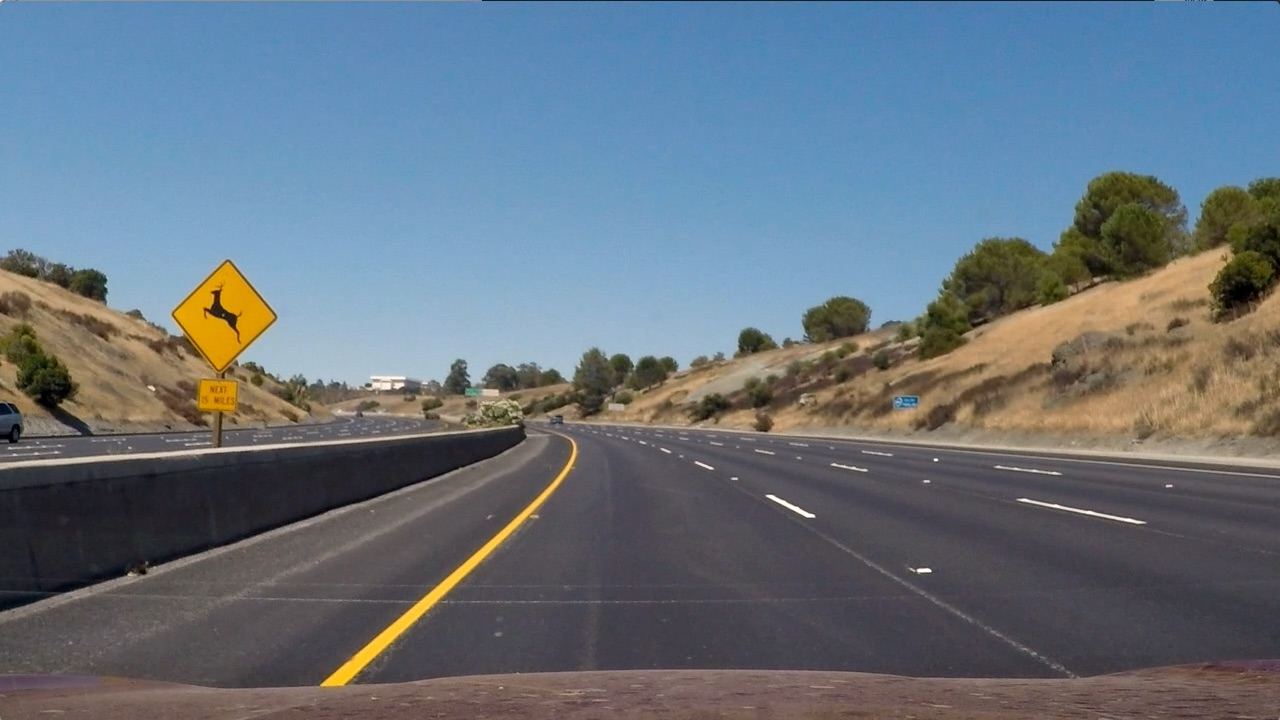
#> input picture test_images/test2.jpg, 1280 x 720 px, given in place of bbox-example-image.jpg, which was not available
$ jupyter execute --allow-errors 'Object Detection.ipynb'   (shell and % lines are left out)   (older library calls are emulated)   (text cells are left out)
#> lines starting #> are read from the running program, lines starting #| are printed output that depends on the picture; after the words box and inside, x2 and y2 are one past the last pixel; in counts of white or black regions, pixels touching at a corner belong together; pictures that were not available may be replaced by others from this repository, and a replacement may not be noted
[cell 1]
import numpy as np
import cv2
import matplotlib.pyplot as plt
import matplotlib.image as mpimg

[cell 2]
def draw_boxes(img, bboxes, color=(0,0,255), thick=6):
    #make a copy of image
    draw_img = np.copy(img)
    #iterate through bounding boxes
    for bbox in bboxes:
        #draw rectangles
        cv2.rectangle(draw_img, bbox[0], bbox[1], color, thick)
    return draw_img

[cell 3]
# Add bounding boxes in this format, these are just example coordinates.
bboxes = [((275, 575), (380, 500)), ((480, 570), (550, 510)),
            ((550, 550), (585, 510)), ((600, 560), (650, 535)),
            ((660, 550), (690, 525)), ((850, 675), (1130, 510))]

[cell 4]
# Test formula output
image = mpimg.imread('./images/bbox-example-image.jpg')
#> image is the input picture: shape (720, 1280, 3); mean R, G, B 102.8, 114.6, 125.5
result = draw_boxes(image, bboxes)
#> after the loop in draw_boxes, `for bbox in bboxes:`:
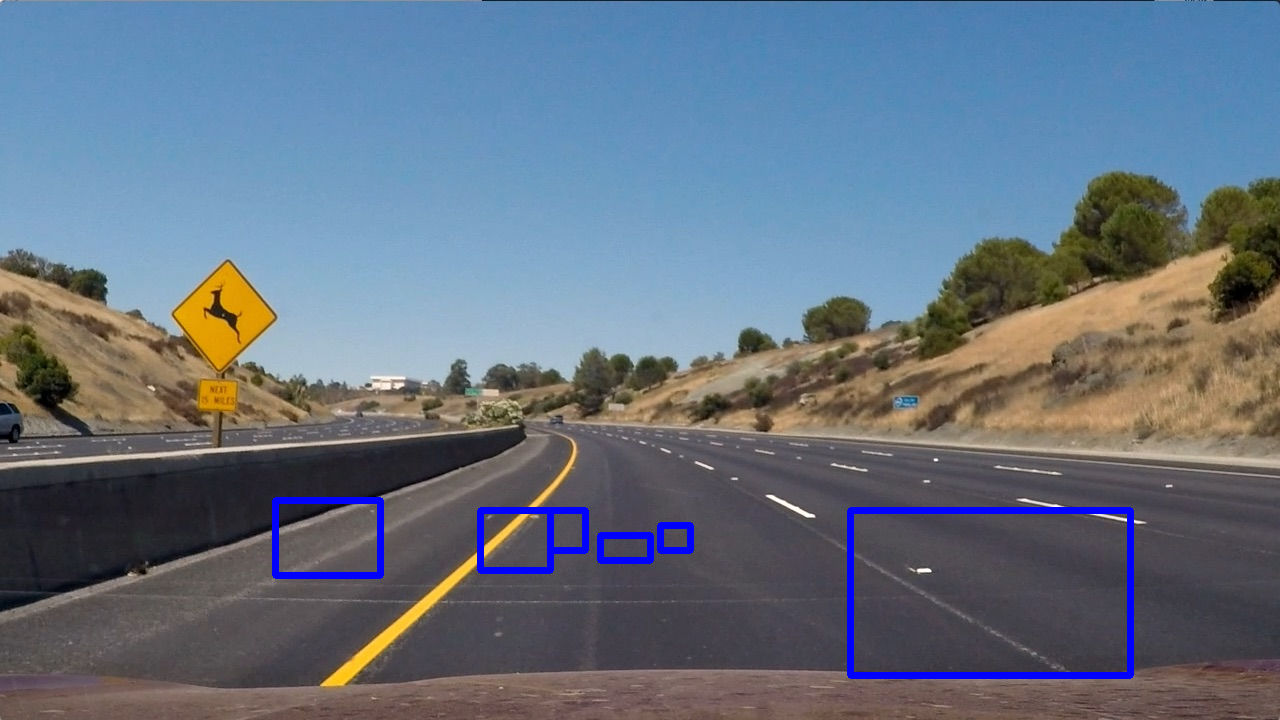
#> draw_img: shape (720, 1280, 3); 1.41% of pixels changed, all inside (x1, y1, x2, y2) = (272, 497, 1134, 679)
plt.imshow(result)
plt.show()

[cell 5]
import numpy as np
import cv2
import matplotlib.pyplot as plt
import matplotlib.image as mpimg
import os

[cell 6]
def find_matches(img, template_list):
    #make copy of image to draw on
    #define an empty list to take bbox coordinates
    bbox_list = []
    for template in template_list:
        tmp = mpimg.imread(os.path.join('./images/', template))
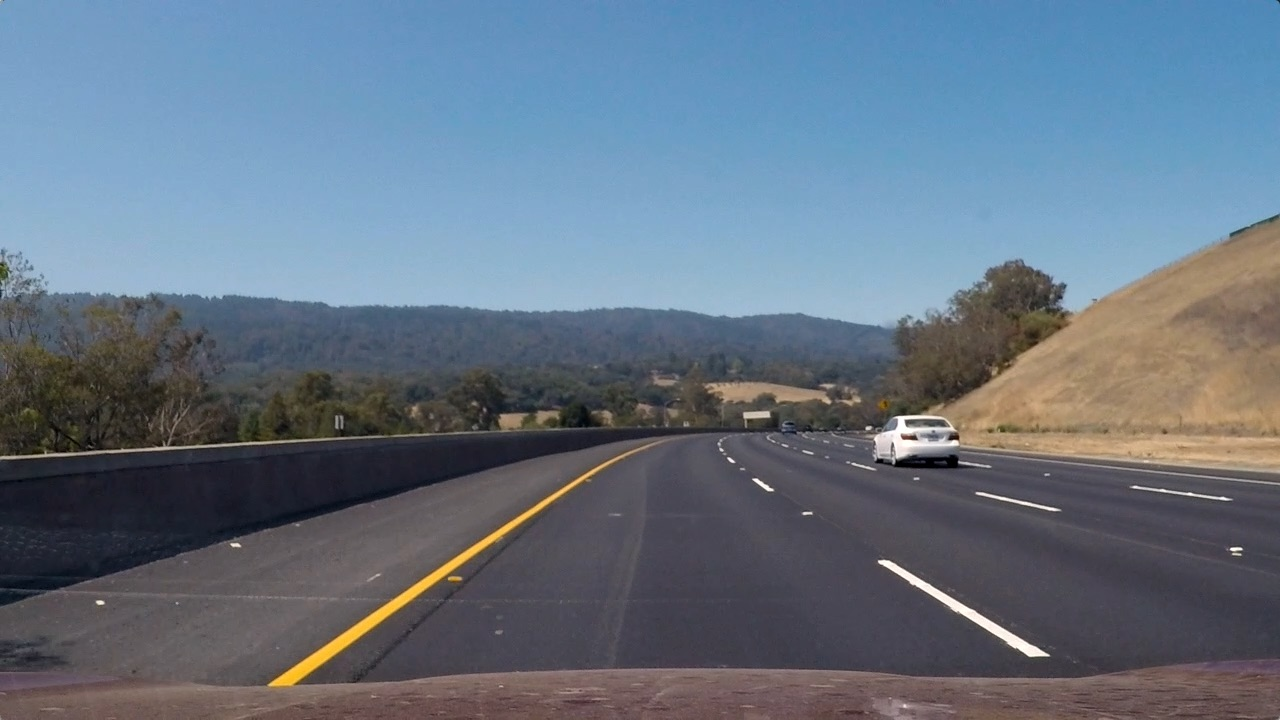
#> input picture test_images/test3.jpg, 1280 x 720 px, given in place of cutout1.jpg, which was not available
#> tmp is the input picture: shape (720, 1280, 3); mean R, G, B 101.1, 115.3, 130.7
        w, h = tmp.shape[1], tmp.shape[0]
#> w = 1280; h = 720
        res = cv2.matchTemplate(img, tmp, cv2.TM_CCOEFF)
#> res = [4.29e+09]
        min_val, max_val, min_loc, max_loc = cv2.minMaxLoc(res)
#> min_val = 4.29e+09; max_val = 4.29e+09; min_loc = (0, 0); max_loc = (0, 0)
        top_left = max_loc
#> top_left = (0, 0)
        bottom_rt = (top_left[0] + w, top_left[1] + h)
#> bottom_rt = (1280, 720)
        bbox_list.append((top_left, bottom_rt))
    return bbox_list

[cell 7]
image = mpimg.imread('./images/bbox-example-image.jpg')
#image = mpimg.imread('temp-matching-example-2.jpg')
templist = ['cutout1.jpg', 'cutout2.jpg', 'cutout3.jpg',
            'cutout4.jpg', 'cutout5.jpg', 'cutout6.jpg']

#> (a cell that did not finish here is left out)

[cell 9]
import cv2
import matplotlib.image as mpimg
import matplotlib.pyplot as plt
import numpy as np

[cell 10]
image = mpimg.imread('./images/cutout1.jpg')
plt.imshow(image)

[cell 11]
rhist = np.histogram(image[:,:,0], bins=32, range=(0, 256))
ghist = np.histogram(image[:,:,1], bins=32, range=(0, 256))
bhist = np.histogram(image[:,:,2], bins=32, range=(0, 256))

[cell 12]
bin_edges = rhist[1]
#> bin_edges = 33 values from 0 to 256
bin_centers = (bin_edges[1:] + bin_edges[0:len(bin_edges)-1])/2
#> bin_centers = 32 values from 4 to 252

[cell 13]
fig = plt.figure(figsize=(16,5))
plt.subplot(131)
plt.bar(bin_centers, rhist[0])
plt.xlim(0, 256)
plt.title('R Histogram')
plt.subplot(132)
plt.bar(bin_centers, ghist[0])
plt.xlim(0, 256)
plt.title('G Histogram')
plt.subplot(133)
plt.bar(bin_centers, bhist[0])
plt.xlim(0, 256)
plt.title('B Histogram')
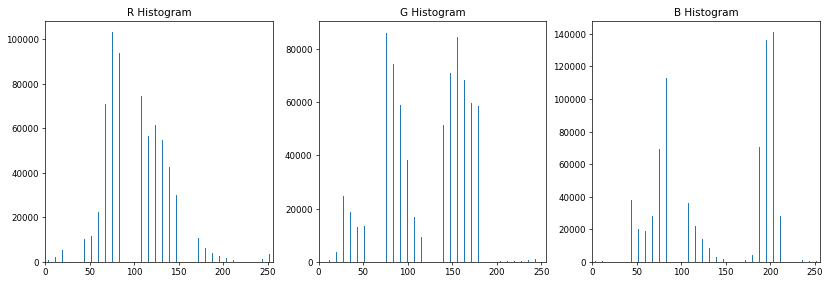
#> figure drawn by matplotlib, 3 panels; panel 1: tallest bar 103111 high, from x = 75.6 to 76.4; panel 2: tallest bar 86338 high, from x = 67.6 to 68.4; panel 3: tallest bar 140896 high, from x = 203.6 to 204.4

[cell 14]
fig = plt.figure(figsize=(16, 6))
plt.subplot(111)
plt.bar(bin_centers, rhist[0])
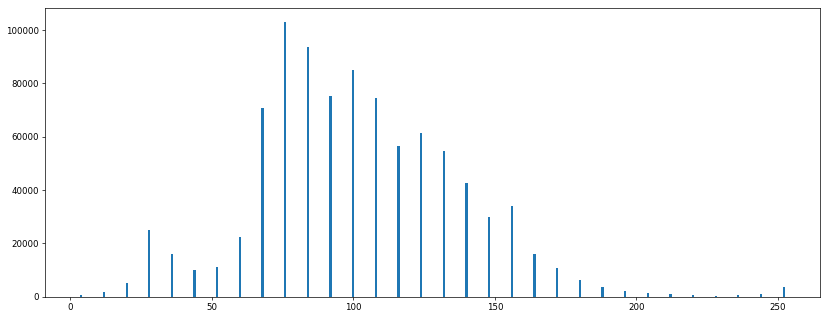
#> figure drawn by matplotlib, 1 panel; tallest bar 103111 high, from x = 75.6 to 76.4

[cell 15]
hist_features = np.concatenate((rhist[0], ghist[0], bhist[0]))
#> hist_features = 96 values, max 140896 at index 89, min 252 at index 58, mean 28800

[cell 16]
# Define a function to compute color histogram features
def color_hist(img, nbins=32, bins_range=(0, 256)):
    # Compute the histogram of the RGB channels separately
#> called with nbins = 32, bins_range = (0, 256)
    rhist = np.histogram(img[:,:,0], bins=nbins, range=bins_range)
    ghist = np.histogram(img[:,:,1], bins=nbins, range=bins_range)
    bhist = np.histogram(img[:,:,2], bins=nbins, range=bins_range)
    # Generating bin centers
    edges = rhist[1]
#> edges = 33 values from 0 to 256
    bin_centers = ((edges[1:] + edges[0:-1])/2)
#> bin_centers = 32 values from 4 to 252
    # Concatenate the histograms into a single feature vector
    hist_features = np.concatenate((rhist[0], ghist[0], bhist[0]))
    # Return the individual histograms, bin_centers and feature vector
    return rhist, ghist, bhist, bin_centers, hist_features

rh, gh, bh, bincen, feature_vec = color_hist(image, nbins=32, bins_range=(0, 256))
#> bincen = 32 values from 4 to 252; feature_vec has the same summary as hist_features

# Plot a figure with all three bar charts
if rh is not None:
    fig = plt.figure(figsize=(12,3))
    plt.subplot(131)
    plt.bar(bincen, rh[0])
    plt.xlim(0, 256)
    plt.title('R Histogram')
    plt.subplot(132)
    plt.bar(bincen, gh[0])
    plt.xlim(0, 256)
    plt.title('G Histogram')
    plt.subplot(133)
    plt.bar(bincen, bh[0])
    plt.xlim(0, 256)
    plt.title('B Histogram')
    fig.tight_layout()
else:
    print('Your function is returning None for at least one variable...')
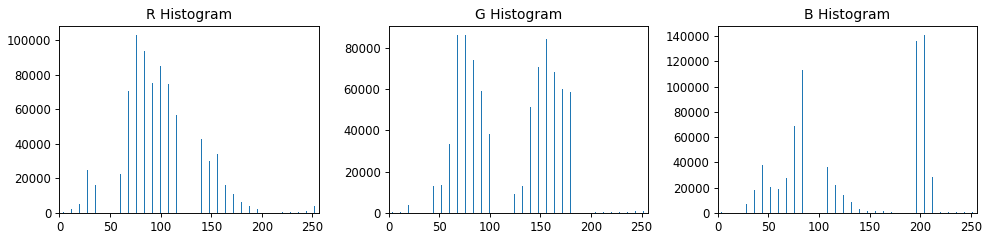
#> figure drawn by matplotlib, 3 panels; panel 1: tallest bar 103111 high, from x = 75.6 to 76.4; panel 2: tallest bar 86338 high, from x = 67.6 to 68.4; panel 3: tallest bar 140896 high, from x = 203.6 to 204.4

[cell 17]
plt.plot(hist_features)
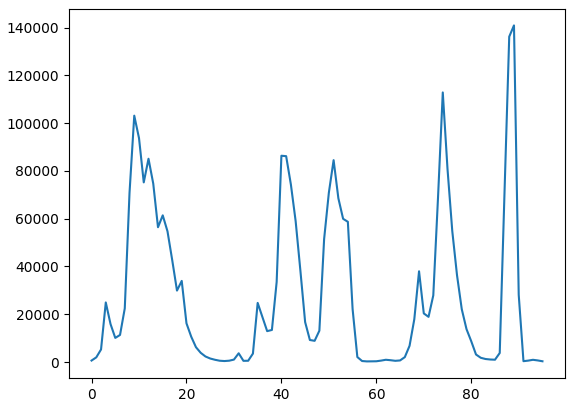
#> figure drawn by matplotlib, 1 panel; curve peaks at x = 89, y = 140896

[cell 18]
import cv2
import numpy as np
import matplotlib.pyplot as plt
from mpl_toolkits.mplot3d import Axes3D

[cell 19]
# [29 lines left out: function plot3d, not called in this run]


# Read color image
img = cv2.imread('./images/25.png')

# Select a small fraction of pixels to plot by subsampling it
#> (the rest of this cell did not finish here and is left out)

[cell 20]
import numpy as np
import cv2
import matplotlib.pyplot as plt
import matplotlib.image as mpimg

[cell 21]
# Read in an image
# You can also read cutout2, 3, 4 etc. to see other examples
image = mpimg.imread('./images/cutout1.jpg')

[cell 22]
# Define a function to compute color histogram features
# Pass the color_space flag as 3-letter all caps string
# like 'HSV' or 'LUV' etc.
# KEEP IN MIND IF YOU DECIDE TO USE THIS FUNCTION LATER
# IN YOUR PROJECT THAT IF YOU READ THE IMAGE WITH
# cv2.imread() INSTEAD YOU START WITH BGR COLOR!
def bin_spatial(img, color_space='RGB', size=(32, 32)):
    # Convert image to new color space (if specified)
#> called with color_space = 'YCrCb', size = (32, 32)
    if color_space !='RGB':
        if color_space == 'HLS':
            feature_image = cv2.cvtColor(img, cv2.COLOR_RGB2HLS)
        if color_space == 'HSV':
            feature_image = cv2.cvtColor(img, cv2.COLOR_RGB2HSV)
        if color_space == 'LAB':
            feature_image = cv2.cvtColor(img, cv2.COLOR_RGB2LAB)
        if color_space == 'LUV':
            feature_image = cv2.cvtColor(img, cv2.COLOR_RGB2LUV)
        if color_space == 'YUV':
            feature_image = cv2.cvtColor(img, cv2.COLOR_RGB2YUV)
        if color_space == 'YCrCb':
            feature_image = cv2.cvtColor(img, cv2.COLOR_RGB2YCrCb)
#> feature_image: shape (720, 1280, 3); mean of channels 0, 1, 2 112.8, 119.6, 138.1
    else:
        feature_image = np.copy(img)

    # Use cv2.resize().ravel() to create the feature vector
    features = cv2.resize(feature_image, size).ravel() # Remove this line!
#> features = 3072 values, max 248 at index 2466, min 16 at index 1986, mean 123.6
    # Return the feature vector
    return features

[cell 23]
feature_vec = bin_spatial(image, color_space='YCrCb', size=(32, 32))
#> feature_vec has the same summary as features in bin_spatial

# Plot features
plt.plot(feature_vec)
plt.title('Spatially Binned Features')
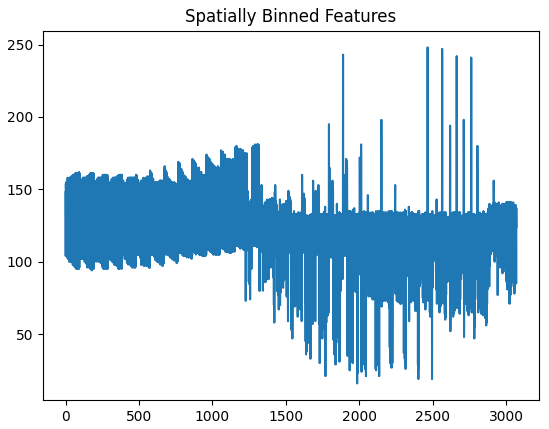
#> figure drawn by matplotlib, 1 panel; curve peaks at x = 2466, y = 248

[cell 24]
import cv2
import matplotlib.image as mpimg
import matplotlib.pyplot as plt
import numpy as np
import glob
from skimage.feature import hog
from skimage import color, exposure
# images are divided up into vehicles and non-vehicles

[cell 25]
images = glob.glob('./car.ncar/*.png')
cars = []
notcars = []

for image in images:
    if 'image' in image or 'extra' in image:
        notcars.append(image)
    else:
        cars.append(image)
#> after the loop, cars = []; notcars = []

[cell 26]
# Define a function to return some characteristics of the dataset
def data_look(car_list, notcar_list):
    data_dict = {}
    # Define a key in data_dict "n_cars" and store the number of car images
    data_dict["n_cars"] = len(cars)
    # Define a key in data_dict "n_notcars" and store the number of car images
    data_dict["n_notcars"] = len(notcars)
    # Read in a test image, either a car or notcar
    car = mpimg.imread(car_list[0])
    # Defince a key "image_shape" and store the test image shape 3-tuple
    data_dict["image_shape"] = car.shape
    # Defined a key "data_type" and store the data type of the test image.
    data_dict["data_type"] = car.dtype
    # Return Data_dict
    return data_dict

#> (a cell that did not finish here is left out)

#> (a cell that did not finish here is left out)

#> (a cell that did not finish here is left out)

[cell 30]
import matplotlib.image as mpimg
import matplotlib.pyplot as plt
import numpy as np
import cv2
import glob
from skimage.feature import hog

[cell 31]
# Read in our vehicles and non-vehicles
images = glob.glob('./car.ncar/*.png')
cars = []
notcars = []

for image in images:
    if 'image' in image or 'extra' in image:
        notcars.append(image)
    else:
        cars.append(image)

[cell 32]
# Define a function to return HOG features and visualization
# [19 lines left out: function get_hog_features, not called in this run]

#> (a cell that did not finish here is left out)

[cell 34]
# Plot the examples
fig = plt.figure()
plt.subplot(121)
plt.imshow(image, cmap='gray')
plt.title('Example Car Image')
plt.subplot(122)
#> (the rest of this cell did not finish here and is left out)

[cell 35]
import numpy as np
import cv2
import matplotlib.pyplot as plt
import matplotlib.image as mpimg
from sklearn.preprocessing import StandardScaler
import glob

[cell 36]
# Define a function to compute binned color features
# [5 lines left out: function bin_spatial, not called in this run]

[cell 37]
# Define a function to compute color histogram features
# [9 lines left out: function color_hist, not called in this run]

[cell 38]
# Define a function to extract features from a list of images
# Have this function call bin_spatial() and color_hist()
def extract_features(imgs, cspace='RGB', spatial_size=(32, 32),
                        hist_bins=32, hist_range=(0, 256)):
    # Create a list to append feature vectors to
    features = []
    # Iterate through the list of images
    for img in imgs:
        # Read in each one by one
        image = mpimg.imread(img)
        # apply color conversion if other than 'RGB'
        if cspace != 'RGB':
            if cspace == 'HSV':
                feature_image = cv2.cvtColor(image, cv2.COLOR_RGB2HSV)
            elif cspace == 'LUV':
                feature_image = cv2.cvtColor(image, cv2.COLOR_RGB2LUV)
            elif cspace == 'HLS':
                feature_image = cv2.cvtColor(image, cv2.COLOR_RGB2HLS)
            elif cspace == 'YUV':
                feature_image = cv2.cvtColor(image, cv2.COLOR_RGB2YUV)
        else:
            feature_image = np.copy(image)
        # Apply bin_spatial() to get spatial color features
        spatial_features = bin_spatial(feature_image, size=spatial_size)
        # Apply color_hist() to get color histogram features
        hist_features = color_hist(feature_image, nbins=hist_bins, bins_range=hist_range)
        # Append the new feature vector to the features list
        features.append(np.concatenate((spatial_features, hist_features)))
    # Return list of feature vectors
    return features

[cell 39]
images = glob.glob('./car.ncar/*.png')
cars = []
notcars = []
for image in images:
    if 'image' in image or 'extra' in image:
        notcars.append(image)
    else:
        cars.append(image)

car_features = extract_features(cars, cspace='RGB', spatial_size=(32, 32),
                        hist_bins=32, hist_range=(0, 256))
#> car_features = []
notcar_features = extract_features(notcars, cspace='RGB', spatial_size=(32, 32),
                        hist_bins=32, hist_range=(0, 256))
#> notcar_features = []

[cell 40]
if len(car_features) > 0:
    # Create an array stack of feature vectors
    X = np.vstack((car_features, notcar_features)).astype(np.float64)
    # Fit a per-column scaler
    X_scaler = StandardScaler().fit(X)
    # Apply the scaler to X
    scaled_X = X_scaler.transform(X)
    car_ind = np.random.randint(0, len(cars))
    # Plot an example of raw and scaled features
    fig = plt.figure(figsize=(12,4))
    plt.subplot(131)
    plt.imshow(mpimg.imread(cars[car_ind]))
    plt.title('Original Image')
    plt.subplot(132)
    plt.plot(X[car_ind])
    plt.title('Raw Features')
    plt.subplot(133)
    plt.plot(scaled_X[car_ind])
    plt.title('Normalized Features')
    fig.tight_layout()
else:
    print('Your function only returns empty feature vectors...')

[cell 41]
import numpy as np
# Define a labels vector based on features lists
y = np.hstack((np.ones(len(car_features)),
              np.zeros(len(notcar_features))))
#> y = empty array

[cell 42]
# Create an array stack of feature vectors
X = np.vstack((car_features, notcar_features)).astype(np.float64)
#> X = empty array

[cell 43]
from sklearn.model_selection import train_test_split
# If you are using scikit-learn <= 0.18 then use this:
# from sklearn.cross_validation import train_test_split

[cell 44]
# Split up data into randomized training and test sets
rand_state = np.random.randint(0, 100)
#> (the rest of this cell did not finish here and is left out)

[cell 45]
from sklearn.preprocessing import StandardScaler
# Fit a per-column scaler only on the training data
#> (the rest of this cell did not finish here and is left out)

[cell 46]
from sklearn.svm import LinearSVC
# Use a linear SVC (support vector classifier)
svc = LinearSVC()
# Train the SVC
#> (the rest of this cell did not finish here and is left out)

#> (a cell that did not finish here is left out)

#> (a cell that did not finish here is left out)

[cell 49]
# performs under different binning scenarios
spatial = 32
histbin = 32

car_features = extract_features(cars, cspace='RGB',
                                spatial_size=(spatial, spatial),
                                hist_bins=histbin, hist_range=(0, 256))
notcar_features = extract_features(notcars, cspace='RGB',
                                   spatial_size=(spatial, spatial),
                                   hist_bins=histbin, hist_range=(0, 256))
